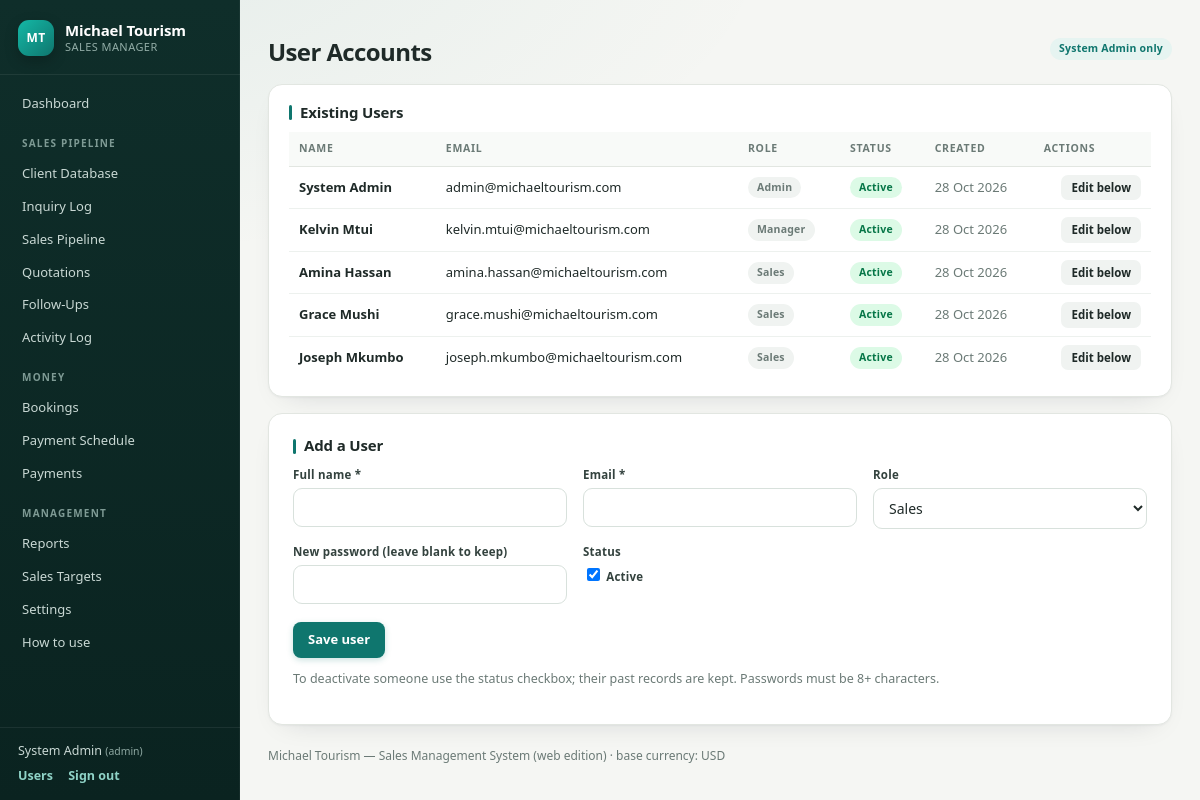
The app's page /index.php?page=users (signed in) with its own data.
### tables this page shows
CREATE TABLE IF NOT EXISTS `users` (
  `id`            INT AUTO_INCREMENT PRIMARY KEY,
  `name`          VARCHAR(100) NOT NULL,
  `email`         VARCHAR(150) NOT NULL UNIQUE,
  `salt`          VARCHAR(64)  NOT NULL,
  `password_hash` VARCHAR(64)  NOT NULL,
  `role`          ENUM('admin','manager','sales') NOT NULL DEFAULT 'sales',
  `active`        TINYINT(1) NOT NULL DEFAULT 1,
  `created_at`    TIMESTAMP NOT NULL DEFAULT CURRENT_TIMESTAMP
);

### app/controllers/users.php (called while the page is built, shortened)
<?php
function users_index(): void
{
    Auth::admin();
    $rows = DB::all('SELECT id, name, email, role, active, created_at FROM users ORDER BY role, name');
    view('users', compact('rows'));
}

### app/DB.php (called while the page is built, shortened)
<?php
final class DB
{
    private static $pdo = null;
    public static function pdo(): PDO
    {
        if (self::$pdo instanceof PDO) return self::$pdo;
        $dsn_host = Env::get('DB_HOST', '127.0.0.1');
        $dsn_port = Env::int('DB_PORT', 3306);
        $name     = Env::get('DB_NAME', '');
        $user     = Env::get('DB_USER', 'root');
        $pass     = Env::get('DB_PASS', '');
        $charset  = Env::get('DB_CHARSET', 'utf8mb4');
        $dsn = "mysql:host={$dsn_host};port={$dsn_port};dbname={$name};charset={$charset}";
        try {
            self::$pdo = new PDO($dsn, $user, $pass, [
                PDO::ATTR_ERRMODE            => PDO::ERRMODE_EXCEPTION,
                PDO::ATTR_DEFAULT_FETCH_MODE => PDO::FETCH_ASSOC,
                PDO::ATTR_EMULATE_PREPARES   => false,
            ]);
        } catch (PDOException $e) {
            http_response_code(500);
            error_log('DB connect failed: ' . $e->getMessage());
            exit('Database connection failed - check the credentials in .envWebVersion');
        }
        return self::$pdo;
    }
    public static function all(string $sql, array $params = []): array
    {
        $st = self::pdo()->prepare($sql);
        $st->execute($params);
        return $st->fetchAll();
    }
    public static function one(string $sql, array $params = []): ?array
    {
        $st = self::pdo()->prepare($sql);
        $st->execute($params);
        $row = $st->fetch();
        return $row === false ? null : $row;
    }
}

### app/Auth.php (called while the page is built, shortened)
<?php
final class Auth
{
    public static function user(): ?array
    {
        return DB::one('SELECT * FROM users WHERE id = ? AND active = 1', [$_SESSION['user_id']]);
    }
    public static function role(): string
    {
        $u = self::user();
        return $u ? $u['role'] : '';
    }
    public static function admin(): void
    {
        if (self::role() !== 'admin') {
            flash('err', 'Only the System Admin can do that.');
            redirect('page=dashboard');
        }
    }
}

### app/Env.php (called while the page is built, shortened)
<?php
final class Env
{
    private static $values = [];
    public static function get(string $key, string $default = ''): string
    {
        $env = getenv($key);
        if ($env !== false && $env !== '') return $env;
        return self::$values[$key] ?? $default;
    }
}

### app/views/users.php (the view, shortened to what this page needs)
<div class="topbar"><h1>User Accounts</h1><span class="bdg info">System Admin only</span></div>
<div class="card full">
  <h2>Existing Users</h2>
  <table class="grid">
    <thead><tr><th>Name</th><th>Email</th><th>Role</th><th>Status</th><th>Created</th><th class="ops">Actions</th></tr></thead>
    <tbody>
    <?php foreach ($rows as $r): ?>
      <tr>
        <td><b><?= e($r['name']) ?></b></td><td><?= e($r['email']) ?></td>
        <td><?= badge(ucfirst($r['role'])) ?></td>
        <td><?= badge($r['active'] ? 'Active' : 'Inactive') ?></td>
        <td class="dt"><?= e(date('d M Y', strtotime($r['created_at']))) ?></td>
        <td class="ops"><a class="btn tiny" href="#edit<?= (int)$r['id'] ?>">Edit below</a></td>
      </tr>
    <?php endforeach; ?>
    </tbody>
  </table>
</div>
<?php $eu = $u ?? null; ?>
<div class="card form">
  <h2><?= $eu ? 'Edit ' . e($eu['name']) : 'Add a User' ?></h2>
  <form method="post" action="index.php?page=save_user">
    <div class="fgrid">
      <div class="field"><label>Full name *</label><input type="text" name="name" required value="<?= e($eu['name'] ?? '') ?>"></div>
      <div class="field"><label>Email *</label><input type="email" name="email" required value="<?= e($eu['email'] ?? '') ?>"></div>
      <div class="field"><label>Role</label>
        <select name="role">
          <?php foreach (['sales', 'manager', 'admin'] as $role): ?>
            <option value="<?= $role ?>" <?= ($eu['role'] ?? 'sales') === $role ? 'selected' : '' ?>><?= ucfirst($role) ?></option>
          <?php endforeach; ?>
        </select></div>
      <div class="field"><label>New password (leave blank to keep)</label><input type="password" name="password" minlength="8"></div>
      <div class="field"><label>Status</label>
        <label class="chk"><input type="checkbox" name="active" <?= !$eu || $eu['active'] ? 'checked' : '' ?>> Active</label></div>
    </div>
    <div class="formfoot"><button class="btn primary" type="submit">Save user</button></div>
  </form>
  <p class="hint">To deactivate someone use the status checkbox; their past records are kept. Passwords must be 8+ characters.</p>
</div>

### app/helpers.php (shortened to what this page needs)
<?php
function e(?string $s): string
{
    return htmlspecialchars((string)$s, ENT_QUOTES, 'UTF-8');
}
function base_currency(): string
{
    return strtoupper(Env::get('BASE_CURRENCY', 'USD'));
}
function badge(string $status): string
{
    $s = trim((string)$status);
    $map = [
        'Completed' => 'ok', 'Accepted' => 'ok', 'Paid' => 'ok', 'Active' => 'ok',
        'Confirmed' => 'ok', 'Won' => 'ok', 'Yes' => 'ok',
        'Scheduled' => 'info', 'Sent' => 'info', 'Prospect' => 'info', 'Partially Paid' => 'info',
        'Qualified' => 'info', 'In Progress' => 'info', 'Revised' => 'info', 'Refunded' => 'info',
        'Tentative' => 'warn', 'Pending' => 'warn', 'Unpaid' => 'warn', 'Overdue' => 'bad',
        'Partially Converted' => 'warn', 'Quote Sent' => 'warn', 'Dormant' => 'warn',
        'Lost' => 'bad', 'Cancelled' => 'bad', 'Declined' => 'bad', 'Expired' => 'bad', 'Rejected' => 'bad',
        'Inactive' => 'dim', 'No' => 'dim', 'Draft' => 'dim', 'Open' => 'info',
    ];
    $cls = $map[$s] ?? 'dim';
    return '<span class="bdg ' . $cls . '">' . e($s) . '</span>';
}

### app/views/layout.php (shortened to what this page needs)
?><!DOCTYPE html>
<html lang="en">
<head>
<link rel="stylesheet" href="assets/style.css">
</head>
<body class="<?= !empty($bare) ? 'bare' : '' ?>">
<?php if (!empty($bare)): ?>
  <?= $content ?>
<?php else: ?>
<div class="shell">
  <aside class="side">
    <div class="brand">
      <span class="mark">MT</span>
      <div class="brandtext"><b>Michael Tourism</b><span>Sales Manager</span></div>
    </div>
    <nav>
      <a href="index.php?page=dashboard" <?= ($page ?? '') === 'dashboard' ? 'class="on"' : '' ?>>Dashboard</a>
      <?php
        $groups = [
          'Sales Pipeline' => [
            ['clients',      'Client Database'],
            ['inquiries',    'Inquiry Log'],
            ['pipeline',     'Sales Pipeline'],
            ['quotations',   'Quotations'],
            ['followups',    'Follow-Ups'],
            ['activities',   'Activity Log'],
          ],
          'Money' => [
            ['bookings',     'Bookings'],
            ['schedule',     'Payment Schedule'],
            ['payments',     'Payments'],
          ],
          'Management' => [
            ['reports',      'Reports'],
            ['targets',      'Sales Targets'],
            ['settings',     'Settings'],
            ['help',         'How to use'],
          ],
        ];
        foreach ($groups as $label => $items): ?>
          <div class="navgrp"><?= e($label) ?></div>
          <?php foreach ($items as [$p, $txt]): ?>
            <a href="index.php?page=<?= $p ?>" <?= ($page ?? '') === $p ? 'class="on"' : '' ?>><?= e($txt) ?></a>
          <?php endforeach; ?>
        <?php endforeach; ?>
    </nav>
    <div class="me">
      <div><?= e($user['name'] ?? '') ?> <small>(<?= e($user['role'] ?? '') ?>)</small></div>
      <a href="index.php?page=users">Users</a>
      <a href="index.php?page=logout">Sign out</a>
    </div>
  </aside>
  <main class="main">
    <?= $content ?>
    <footer class="foot">Michael Tourism — Sales Management System (web edition) · base currency: <?= e($base_cur) ?></footer>
  </main>
</div>
<?php endif; ?>
</body>
</html>

### records on screen
users: name "System Admin", role "admin", email "admin@michaeltourism.com", s "Admin Active", created_at "28 Oct 2026"
users: name "Kelvin Mtui", email "kelvin.mtui@michaeltourism.com", s "Manager Active", created_at "28 Oct 2026"
users: name "Amina Hassan", email "amina.hassan@michaeltourism.com", s "Sales Active", created_at "28 Oct 2026"
users: name "Grace Mushi", email "grace.mushi@michaeltourism.com", s "Sales Active", created_at "28 Oct 2026"
users: name "Joseph Mkumbo", email "joseph.mkumbo@michaeltourism.com", s "Sales Active", created_at "28 Oct 2026"

### other values on screen
$label "SALES PIPELINE"
$txt "Client Database"
$txt "Inquiry Log"
$txt "Sales Pipeline"
$txt "Quotations"
$txt "Follow-Ups"
$txt "Activity Log"
$label "MONEY"
$txt "Bookings"
$txt "Payment Schedule"
$txt "Payments"
$label "MANAGEMENT"
$txt "Reports"
$txt "Sales Targets"
$txt "Settings"
